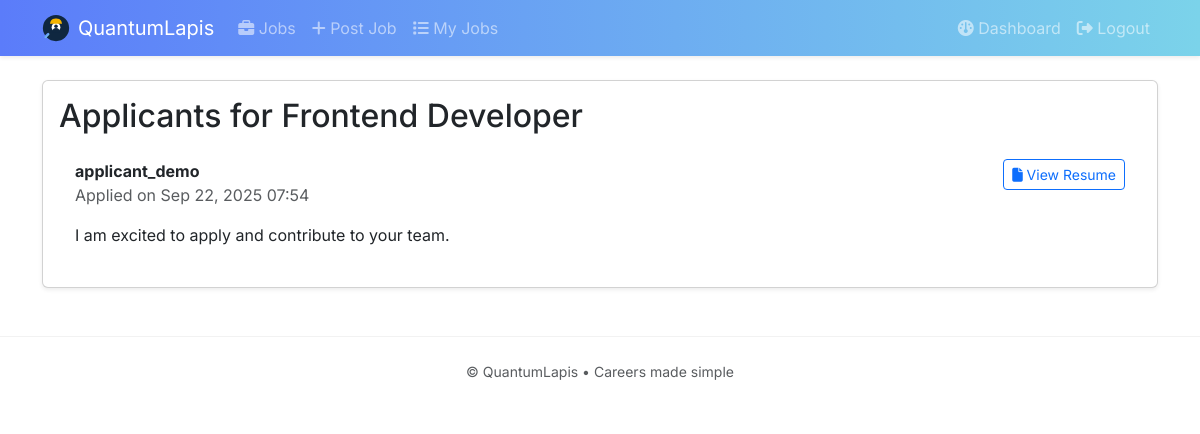
Screenshot of /job/2/applicants/ (signed in) with the database file from the repository.
### jobs/models.py (models this page shows, shortened)
class Job(models.Model):
    title = models.CharField(max_length=255)
    company_name = models.CharField(max_length=255)
    location = models.CharField(max_length=255)
    description = models.TextField()
    posted_by = models.ForeignKey(settings.AUTH_USER_MODEL, on_delete=models.CASCADE, related_name='posted_jobs')
    created_at = models.DateTimeField(auto_now_add=True)

class Application(models.Model):
    job = models.ForeignKey(Job, on_delete=models.CASCADE, related_name='applications')
    applicant = models.ForeignKey(settings.AUTH_USER_MODEL, on_delete=models.CASCADE, related_name='applications')
    resume = models.FileField(upload_to=resume_upload_path)
    cover_letter = models.TextField()
    applied_at = models.DateTimeField(auto_now_add=True)
    class Meta:
        unique_together = ('job', 'applicant')

### accounts/models.py (models this page shows, shortened)
class User(AbstractUser):
    ROLE_EMPLOYER = 'employer'
    ROLE_APPLICANT = 'applicant'
    ROLE_CHOICES = [
        (ROLE_EMPLOYER, 'Employer'),
        (ROLE_APPLICANT, 'Applicant'),
    ]
    role = models.CharField(max_length=20, choices=ROLE_CHOICES)
    def is_employer(self) -> bool:
        return self.role == self.ROLE_EMPLOYER

### jobs/views.py (the view)
# urls.py: path('job/<int:pk>/applicants/', views.job_applicants, name='job_applicants'),
@login_required
def job_applicants(request, pk):
    if not request.user.is_employer():
        return redirect('accounts:dashboard_redirect')
    job = get_object_or_404(Job, pk=pk, posted_by=request.user)
    applications = job.applications.select_related('applicant').order_by('-applied_at')
    return render(request, 'jobs/job_applicants.html', {'job': job, 'applications': applications})

### templates/jobs/job_applicants.html (shortened to what this page needs)
{% extends 'base.html' %}
{% block content %}
<div class="card shadow-sm">
  <div class="card-body">
    <h2 class="mb-3">Applicants for {{ job.title }}</h2>
    <ul class="list-group list-group-flush">
      {% for app in applications %}
      <li class="list-group-item">
        <div class="d-flex justify-content-between">
          <div>
            <strong>{{ app.applicant.username }}</strong>
            <div class="text-muted">Applied on {{ app.applied_at|date:'M d, Y H:i' }}</div>
          </div>
          <div>
            <a class="btn btn-sm btn-outline-primary" href="{{ app.resume.url }}" target="_blank"><i class="fa-solid fa-file"></i> View Resume</a>
          </div>
        </div>
        <p class="mt-2">{{ app.cover_letter|linebreaks }}</p>
      </li>
      {% empty %}
      <li class="list-group-item">No applications yet.</li>
      {% endfor %}
    </ul>
  </div>
</div>
{% endblock %}

### static/css/styles.css (style rules this page uses)
:root { --brand-start: #5b7cfa; --brand-end: #7bd3ea; --bg: #f7f9fc; }
body.bg-body { font-family: 'Inter', system-ui, -apple-system, Segoe UI, Roboto, Arial, sans-serif; background: var(--bg); }

### rows the page displays
Job: title "Frontend Developer"
Application: applicant.username "applicant_demo", applied_at "Sep 22, 2025 07:54", cover_letter "I am excited to apply and contribute to your team."
